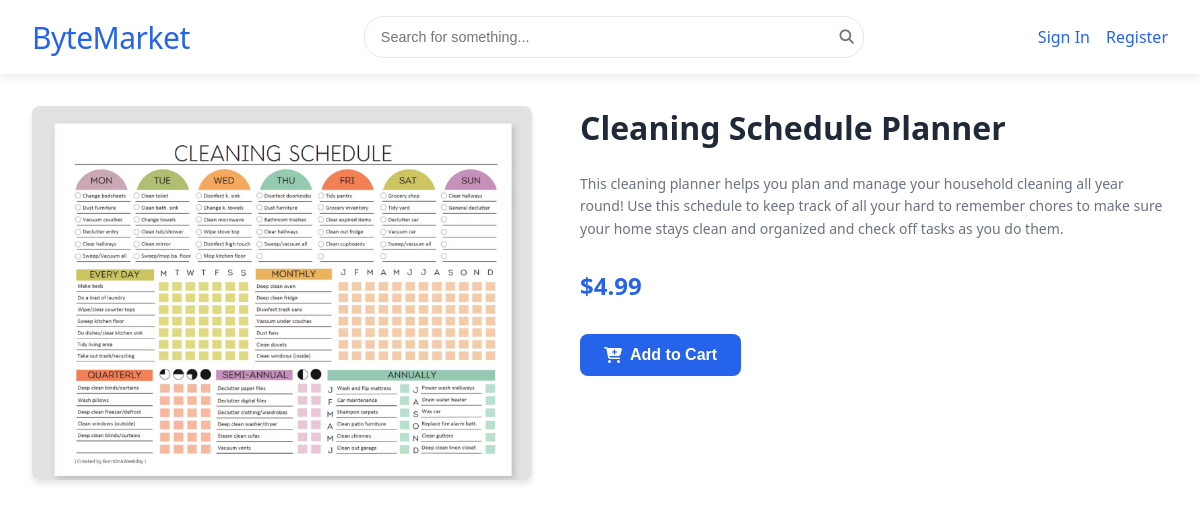
The app's page /product/2 with its own data.
### models.py (models this page shows, shortened)
class Product(db.Model):
    id = db.Column(db.Integer, primary_key=True)
    product_name = db.Column(db.String(200), nullable=False)
    description = db.Column(db.Text, nullable=False)
    price = db.Column(db.Float, nullable=False)
    image_path = db.Column(db.String(255))
    category = db.Column(db.String(255), nullable=False)
    user_id = db.Column(db.Integer, db.ForeignKey('user.id'), nullable=False) # Link to the user who uploaded
    user = db.relationship('User', backref=db.backref('products', lazy=True)) # Establish relationship

### app.py (the view)
@app.route("/product/<int:product_id>")
def product(product_id):
    product = Product.query.get_or_404(product_id)
    return render_template("product.html", product=product)

### templates/product.html (shortened to what this page needs)
<!DOCTYPE html>
<html lang="en">
  <head>
    <link
      rel="stylesheet"
      href="{{ url_for('static', filename='/styles.css') }}"
    />
  </head>
  <body>
    <header>
      <div class="navbar-container">
        <div class="logo">
          <a href="/"><h1>ByteMarket</h1></a>
        </div>
        <div class="search-container">
          <input type="search" placeholder="Search for something..." />
          <button class="search-button">
            <i class="fa-solid fa-search"></i>
          </button>
        </div>
        <div class="nav-buttons">
          {% if current_user.is_authenticated %}
          <div class="nav-menu">
            <ul>
              <li>
                <a href="{{ url_for('account') }}" title="Account">
                  <i class="fa-solid fa-circle-user"></i>
                  <span class="nav-text">Account</span>
                </a>
              </li>
              <li>
                <a href="{{ url_for('cart') }}" title="Cart">
                  <i class="fa-solid fa-cart-shopping"></i>
                  <span class="nav-text">Cart</span>
                </a>
              </li>
              <li>
                <a href="{{ url_for('logout') }}" title="Logout">
                  <i class="fa-solid fa-right-from-bracket"></i>
                  <span class="nav-text">Logout</span>
                </a>
              </li>
            </ul>
          </div>
          {% else %}
          <div class="nav-buttons">
            <a href="{{ url_for('login') }}">Sign In</a>
            <a href="{{ url_for('register') }}">Register</a>
          </div>
          {% endif %}
        </div>
      </div>
    </header>
    <main>
      <div class="product-container">
        <div class="product-gallery">
          <div class="product-main-image">
            <img src="{{ url_for('static', filename=product.image_path) }}" alt="Product Image" />
          </div>
        </div>
        <div class="product-details">
          <div class="product-header">
            <h1 class="product-title">{{ product.product_name }}</h1>
          </div>
          <div class="product-description">
            <p>{{ product.description }}</p>
          </div>
          <div class="product-header">
            <div class="product-price">${{ "%.2f"|format(product.price) }}</div>
          </div>
          <button class="add-to-cart-button" id="add-to-cart" data-product-id="{{ product.id }}">
            <i class="fa-solid fa-cart-plus"></i> Add to Cart
          </button>
        </div>
      </div>
    </main>
  </body>
</html>

### static/styles.css (style rules this page uses)
* { margin: 0; padding: 0; box-sizing: border-box; }
body { font-family: "Segoe UI", Tahoma, Geneva, Verdana, sans-serif; }
a { text-decoration: none; color: #2563eb; }
header { background-color: #ffffff; box-shadow: 0 2px 10px rgba(0, 0, 0, 0.1); position: sticky; top: 0; z-index: 1000; }
.navbar-container { display: flex; flex-direction: row; justify-content: space-between; align-items: center; padding: 16px 32px; max-width: 1200px; margin: 0 auto; }
.logo h1 { font-size: 30px; font-weight: 500; color: #2563eb; letter-spacing: -0.5px; }
.search-container { display: flex; flex: 1; max-width: 500px; margin: 0 2rem; position: relative; }
.search-container input { width: 100%; padding: 0.75rem 1rem; border: 1px solid #e5e7eb; border-radius: 20px; font-size: 0.9rem; transition: all 0.5s ease; }
.search-button { position: absolute; right: 10px; top: 50%; transform: translateY(-50%); background: none; border: none; color: #6b7280; cursor: pointer; font-size: 0.9rem; }
.nav-buttons { display: flex; gap: 1rem; }
header { animation: fadeIn 0.3s ease-out; }
.product-price { color: black; text-align: center; margin-top: 5px; margin-bottom: 5px; }
.product-container { max-width: 1200px; margin: 2rem auto; padding: 0 2rem; display: flex; gap: 3rem; }
.product-gallery { flex: 1; max-width: 500px; }
.product-main-image { margin-bottom: 1rem; border-radius: 8px; overflow: hidden; box-shadow: 0 4px 6px rgba(0, 0, 0, 0.1); }
.product-main-image img { width: 100%; height: auto; display: block; }
.product-details { flex: 1; }
.product-header { display: flex; justify-content: space-between; align-items: center; margin-bottom: 1.5rem; }
.product-title { font-size: 2rem; color: #1f2937; margin: 0; }
.product-header .product-price { font-size: 1.5rem; font-weight: bold; color: #2563eb; text-align: right; }
.product-description { color: #4b5563; margin-bottom: 1.5rem; line-height: 1.6; }
.product-description p { margin-bottom: 1rem; }
.add-to-cart-button { background-color: #2563eb; color: white; border: none; border-radius: 8px; padding: 0.75rem 1.5rem; font-size: 1rem; font-weight: 600; cursor: pointer; display: flex; align-items: center; gap: 0.5rem; transition: background-color 0.3s ease; }
.product-price { font-weight: bold; color: #2563eb; margin-bottom: 8px; }
.product-description { color: #6b7280; font-size: 14px; }

### records on screen
Product: image_path (picture), product_name "Cleaning Schedule Planner", description "This cleaning planner helps you plan and manage your household cleaning all year round! Use this schedule to keep track of all your hard to remember chores to make sure your home stays clean and organized and check off tasks as you do them.", price "4.99"
